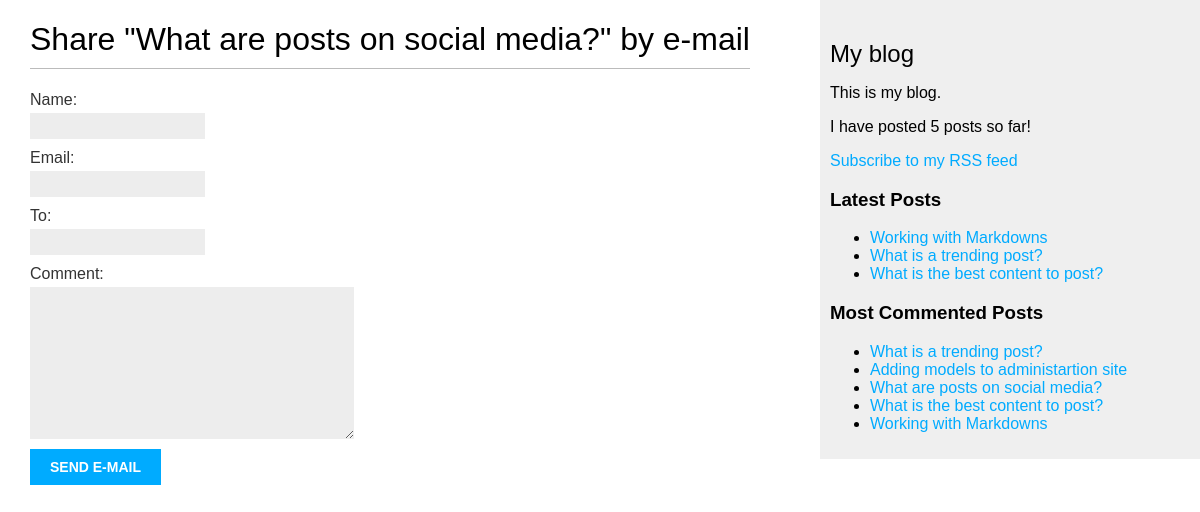
/blog/2/share/, run on the app's committed database.
### blog/models.py (models this page shows, shortened)
class Post(models.Model):
    class Status(models.TextChoices):
        DRAFT = 'DF', 'Draft'
        PUBLISHED = 'PB', 'Published'
    tag = TaggableManager()
    title = models.CharField(max_length = 250)
    slug = models.SlugField(max_length = 250, unique_for_date = 'publish')
    author = models.ForeignKey(User, on_delete = models.CASCADE, related_name = 'blog_posts')
    body = models.TextField()
    publish = models.DateTimeField(default = timezone.now)
    created = models.DateTimeField(auto_now_add = True)
    updated = models.DateTimeField(auto_now = True)
    status = models.CharField(max_length = 2, choices = Status.choices, default = Status.DRAFT)
    objects = models.Manager()
    published = PublishedManager()
    class Meta:
        ordering = ['-publish']
        indexes = [
            models.Index(fields=['-publish']),
        ]
    def get_absolute_url(self):
        return reverse('blog:post_detail', args=[self.publish.year, self.publish.month, self.publish.day, self.slug])

### blog/views.py (the view)
# urls.py: path('<int:post_id>/share/', views.post_share, name='post_share'),
def post_share(request, post_id):
    post = get_object_or_404(Post, id = post_id, status = Post.Status.PUBLISHED)
    sent = False
    if request.method == 'POST':
        form = EmailPostForm(request.POST)
        if form.is_valid():
            cd = form.cleaned_data
            post_url = request.build_absolute_uri(post.get_absolute_url())
            subject = f"Hi! my name is {cd['name']}. I recommend you to read {post.title}"
            comments = f"read {post.title} at {post_url}\n\n my comment: {cd['comment']}"
            send_mail(subject, comments, cd['email'], [cd['to']], fail_silently=False)
            sent = True
    else:
        form = EmailPostForm()
    return render(request, 'blog/post/share.html', {'post': post, 'form': form, 'sent': sent})

### blog/forms.py
class EmailPostForm(forms.Form):
    name = forms.CharField(max_length=25)
    email = forms.EmailField()
    to = forms.EmailField()
    comment = forms.CharField(required=False, widget=forms.Textarea)

### blog/models.py (called while the page is built)
    def get_queryset(self) -> QuerySet:
        return super().get_queryset() \
                .filter(status = Post.Status.PUBLISHED)

### blog/templatetags/blog_tags.py (called while the page is built)
@register.simple_tag
def total_posts():
    count = Post.published.all().count()
    return f"I have posted {count} posts so far!"

@register.inclusion_tag('blog/post/includes/latest_posts.html')
def get_latest_posts(count=3):
    posts = Post.published.all().order_by('-publish')[:count]
    return {'posts':posts}

@register.inclusion_tag('blog/post/includes/latest_posts.html')
def get_most_commented_posts(count=5):
    posts = Post.published.all().annotate(comment = Count('comments')) \
                                    .order_by('-comment')[:count]
    return {'posts':posts}

### blog/templates/blog/post/share.html (shortened to what this page needs)
{% extends 'blog/base.html' %}
{% block content %}
{% if sent %}
<h1>E-mail successfully sent</h1>
<p>
    {{post.title}} successfully sended to {{form.cleaned_data.to}}
</p>
{% else %}
<h1>Share "{{ post.title }}" by e-mail</h1>
<form method="post">
    {{form.as_p}}
    <input type="submit" value="Send e-mail">
</form>
{% endif %}
{% endblock %}

### blog/templates/blog/post/includes/latest_posts.html
{% for post in posts %}
    <li><a href="{{ post.get_absolute_url }}">{{post.title}}</a></li>
{% endfor %}

### blog/static/css/blog.css (style rules this page uses)
body { margin:0; padding:0; font-family:helvetica, sans-serif; }
a { color:#00abff; text-decoration:none; }
h1 { font-weight:normal; border-bottom:1px solid #bbb; padding:0 0 10px 0; }
label { float:left; clear:both; color:#333; margin-bottom:4px; }
input, textarea { clear:both; float:left; margin:0 0 10px; background:#ededed; border:0; padding:6px 10px; font-size:12px; }
input[type=submit] { font-weight:bold; background:#00abff; color:#fff; padding:10px 20px; font-size:14px; text-transform:uppercase; }

### data on the page
Post: title "What are posts on social media?"
Post: title "Working with Markdowns"
Post: title "What is a trending post?"
Post: title "What is the best content to post?"
Post: title "Adding models to administartion site"
